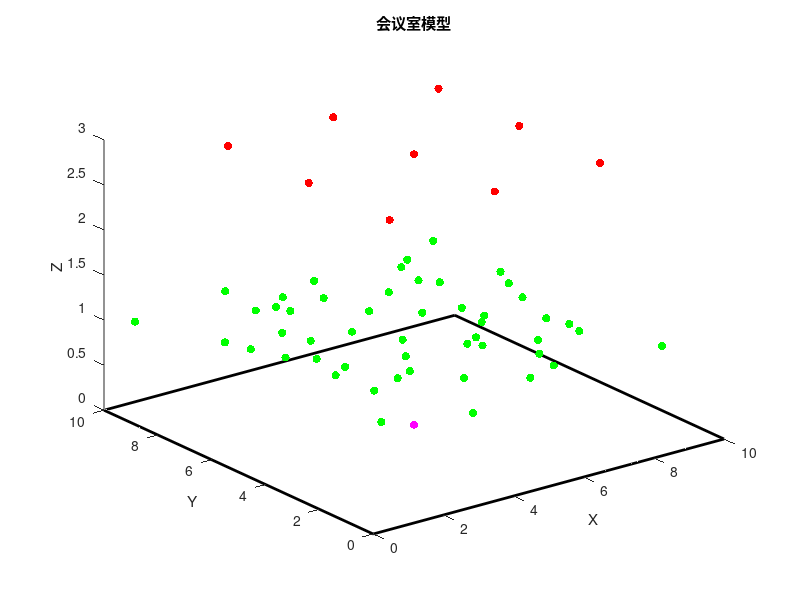
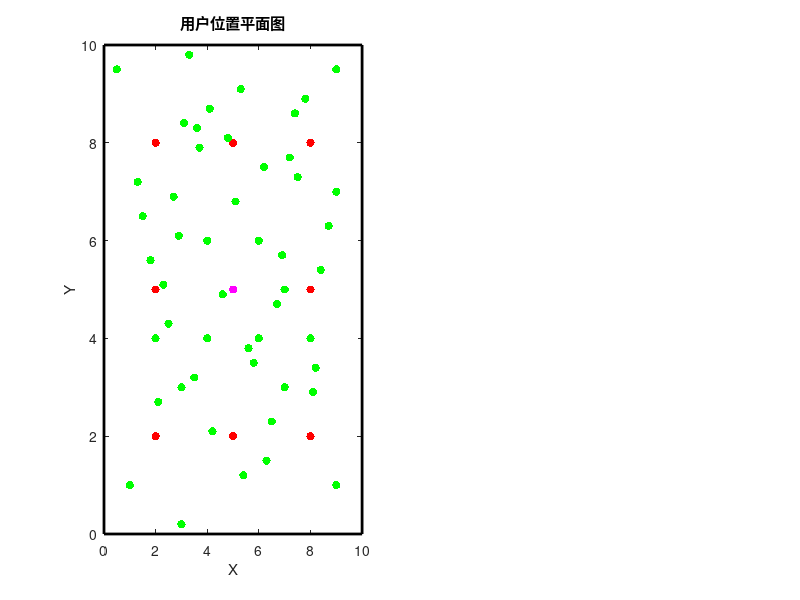

These figures' MATLAB source, in order:
%%房间
roomSize=[10,10,3];%房间大小10×10×4.7

%LD位置参数
LD1=[2,2,3];
LD2=[5,2,3];
LD3=[8,2,3];
LD4=[2,5,3];
LD5=[5,5,3];
LD6=[8,5,3];
LD7=[2,8,3];
LD8=[5,8,3];
LD9=[8,8,3];
%RF AP位置参数
WIFI=[5,5,0];

%用户位置参数（终端离地面1m）
UE1=[0.5, 9.5, 1];
UE2=[3,3,1];
UE3=[3.6,8.3,1];
UE4=[8,4,1];
UE5=[5.4,1.2,1];
UE6 = [1, 1, 1];
UE7 = [9, 1, 1];
UE8 = [1.5, 6.5, 1];
UE9 = [9, 9.5, 1];
UE10 = [4, 4, 1];
UE11 = [6, 6, 1];
UE12 = [4, 6, 1];
UE13 = [6, 4, 1];
UE14 = [3.3, 9.8, 1];
UE15 = [7, 3, 1];
UE16 = [6.2, 7.5, 1];
UE17 = [2, 4, 1];
UE18 = [9, 7, 1];
UE19 = [3, 0.2, 1];
UE20 = [7, 5, 1];
UE21 = [2.1, 2.7, 1];
UE22 = [4.8, 8.1, 1];
UE23 = [6.5, 2.3, 1];
UE24 = [1.8, 5.6, 1];
UE25 = [8.2, 3.4, 1];
UE26 = [5.1, 6.8, 1];
UE27 = [3.7, 7.9, 1];
UE28 = [7.4, 8.6, 1];
UE29 = [2.5, 4.3, 1];
UE30 = [6.9, 5.7, 1];
UE31 = [4.2, 2.1, 1];
UE32 = [8.7, 6.3, 1];
UE33 = [3.1, 8.4, 1];
UE34 = [5.6, 3.8, 1];
UE35 = [2.9, 6.1, 1];
UE36 = [7.2, 7.7, 1];
UE37 = [4.6, 4.9, 1];
UE38 = [6.3, 1.5, 1];
UE39 = [1.3, 7.2, 1];
UE40 = [8.4, 5.4, 1];
UE41 = [5.3, 9.1, 1];
UE42 = [3.5, 3.2, 1];
UE43 = [7.8, 8.9, 1];
UE44 = [2.3, 5.1, 1];
UE45 = [6.7, 4.7, 1];
UE46 = [4.1, 8.7, 1];
UE47 = [8.1, 2.9, 1];
UE48 = [2.7, 6.9, 1];
UE49 = [5.8, 3.5, 1];
UE50 = [7.5, 7.3, 1];


% 创建图形窗口
figure;

% 绘制房间边界
room = [0, 0, 0; 0, roomSize(2), 0; roomSize(1), roomSize(2), 0; roomSize(1), 0, 0; 0, 0, 0];
plot3(room(:,1), room(:,2), room(:,3), 'k-', 'LineWidth', 2);
hold on;

% 绘制AP
scatter3(LD1(1), LD1(2), LD1(3), 'r', 'filled');
scatter3(LD2(1), LD2(2), LD2(3), 'r', 'filled');
scatter3(LD3(1), LD3(2), LD3(3), 'r', 'filled');
scatter3(LD4(1), LD4(2), LD4(3), 'r', 'filled');
scatter3(LD5(1), LD5(2), LD5(3), 'r', 'filled');
scatter3(LD6(1), LD6(2), LD6(3), 'r', 'filled');
scatter3(LD7(1), LD7(2), LD7(3), 'r', 'filled');
scatter3(LD8(1), LD8(2), LD8(3), 'r', 'filled');
scatter3(LD9(1), LD9(2), LD9(3), 'r', 'filled');
% scatter3(LED2(1), LED2(2), LED2(3), 'g', 'filled');
% scatter3(LED3(1), LED3(2), LED3(3), 'b', 'filled');
% scatter3(LED4(1), LED4(2), LED4(3), 'k', 'filled');
% scatter3(LED5(1), LED5(2), LED5(3), 'y', 'filled');
scatter3(WIFI(1), WIFI(2), WIFI(3), 'm', 'filled');

% 绘制用户
scatter3(UE1(1), UE1(2), UE1(3), 'g', 'filled');
scatter3(UE2(1), UE2(2), UE2(3), 'g', 'filled');
scatter3(UE3(1), UE3(2), UE3(3), 'g', 'filled');
scatter3(UE4(1), UE4(2), UE4(3), 'g', 'filled');
scatter3(UE5(1), UE5(2), UE5(3), 'g', 'filled');
scatter3(UE6(1), UE6(2), UE6(3), 'g', 'filled');
scatter3(UE7(1), UE7(2), UE7(3), 'g', 'filled');
scatter3(UE8(1), UE8(2), UE8(3), 'g', 'filled');
scatter3(UE9(1), UE9(2), UE9(3), 'g', 'filled');
scatter3(UE10(1), UE10(2), UE10(3), 'g', 'filled');
scatter3(UE11(1), UE11(2), UE11(3), 'g', 'filled');
scatter3(UE12(1), UE12(2), UE12(3), 'g', 'filled');
scatter3(UE13(1), UE13(2), UE13(3), 'g', 'filled');
scatter3(UE14(1), UE14(2), UE14(3), 'g', 'filled');
scatter3(UE15(1), UE15(2), UE15(3), 'g', 'filled');
scatter3(UE16(1), UE16(2), UE16(3), 'g', 'filled');
scatter3(UE17(1), UE17(2), UE17(3), 'g', 'filled');
scatter3(UE18(1), UE18(2), UE18(3), 'g', 'filled');
scatter3(UE19(1), UE19(2), UE19(3), 'g', 'filled');
scatter3(UE20(1), UE20(2), UE20(3), 'g', 'filled');
scatter3(UE21(1), UE21(2), UE21(3), 'g', 'filled');
scatter3(UE22(1), UE22(2), UE22(3), 'g', 'filled');
scatter3(UE23(1), UE23(2), UE23(3), 'g', 'filled');
scatter3(UE24(1), UE24(2), UE24(3), 'g', 'filled');
scatter3(UE25(1), UE25(2), UE25(3), 'g', 'filled');
scatter3(UE26(1), UE26(2), UE26(3), 'g', 'filled');
scatter3(UE27(1), UE27(2), UE27(3), 'g', 'filled');
scatter3(UE28(1), UE28(2), UE28(3), 'g', 'filled');
scatter3(UE29(1), UE29(2), UE29(3), 'g', 'filled');
scatter3(UE30(1), UE30(2), UE30(3), 'g', 'filled');
scatter3(UE31(1), UE31(2), UE31(3), 'g', 'filled');
scatter3(UE32(1), UE32(2), UE32(3), 'g', 'filled');
scatter3(UE33(1), UE33(2), UE33(3), 'g', 'filled');
scatter3(UE34(1), UE34(2), UE34(3), 'g', 'filled');
scatter3(UE35(1), UE35(2), UE35(3), 'g', 'filled');
scatter3(UE36(1), UE36(2), UE36(3), 'g', 'filled');
scatter3(UE37(1), UE37(2), UE37(3), 'g', 'filled');
scatter3(UE38(1), UE38(2), UE38(3), 'g', 'filled');
scatter3(UE39(1), UE39(2), UE39(3), 'g', 'filled');
scatter3(UE40(1), UE40(2), UE40(3), 'g', 'filled');
scatter3(UE41(1), UE41(2), UE41(3), 'g', 'filled');
scatter3(UE42(1), UE42(2), UE42(3), 'g', 'filled');
scatter3(UE43(1), UE43(2), UE43(3), 'g', 'filled');
scatter3(UE44(1), UE44(2), UE44(3), 'g', 'filled');
scatter3(UE45(1), UE45(2), UE45(3), 'g', 'filled');
scatter3(UE46(1), UE46(2), UE46(3), 'g', 'filled');
scatter3(UE47(1), UE47(2), UE47(3), 'g', 'filled');
scatter3(UE48(1), UE48(2), UE48(3), 'g', 'filled');
scatter3(UE49(1), UE49(2), UE49(3), 'g', 'filled');
scatter3(UE50(1), UE50(2), UE50(3), 'g', 'filled');








% 设置坐标轴标签
xlabel('X');
ylabel('Y');
zlabel('Z');

% 设置图形标题
title('会议室模型');


% 图例
% legend([AP1, AP2, User]);

% 设置图形视角
view(3);

% 创建图形窗口
figure;

% 绘制平面图
subplot(1, 2, 1);
% 绘制房间边界
room = [0, 0, 0; 0, roomSize(2), 0; roomSize(1), roomSize(2), 0; roomSize(1), 0, 0; 0, 0, 0];
plot(room(:, 1), room(:, 2), 'k-', 'LineWidth', 2);
hold on;

% 绘制AP
scatter(LD1(1), LD1(2), 'r', 'filled');
scatter(LD2(1), LD2(2), 'r', 'filled');
scatter(LD3(1), LD3(2), 'r', 'filled');
scatter(LD4(1), LD4(2), 'r', 'filled');
scatter(LD5(1), LD5(2), 'r', 'filled');
scatter(LD6(1), LD6(2), 'r', 'filled');
scatter(LD7(1), LD7(2), 'r', 'filled');
scatter(LD8(1), LD8(2), 'r', 'filled');
scatter(LD9(1), LD9(2), 'r', 'filled');

% 绘制RF AP
scatter(WIFI(1), WIFI(2), 'm', 'filled');

% 绘制用户
scatter(UE1(1), UE1(2), 'g', 'filled');
scatter(UE2(1), UE2(2), 'g', 'filled');
scatter(UE3(1), UE3(2), 'g', 'filled');
scatter(UE4(1), UE4(2), 'g', 'filled');
scatter(UE5(1), UE5(2), 'g', 'filled');
scatter(UE6(1), UE6(2), 'g', 'filled');
scatter(UE7(1), UE7(2), 'g', 'filled');
scatter(UE8(1), UE8(2), 'g', 'filled');
scatter(UE9(1), UE9(2), 'g', 'filled');
scatter(UE10(1), UE10(2), 'g', 'filled');
scatter(UE11(1), UE11(2), 'g', 'filled');
scatter(UE12(1), UE12(2), 'g', 'filled');
scatter(UE13(1), UE13(2), 'g', 'filled');
scatter3(UE14(1), UE14(2), UE14(3), 'g', 'filled');
scatter3(UE15(1), UE15(2), UE15(3), 'g', 'filled');
scatter3(UE16(1), UE16(2), UE16(3), 'g', 'filled');
scatter3(UE17(1), UE17(2), UE17(3), 'g', 'filled');
scatter3(UE18(1), UE18(2), UE18(3), 'g', 'filled');
scatter3(UE19(1), UE19(2), UE19(3), 'g', 'filled');
scatter3(UE20(1), UE20(2), UE20(3), 'g', 'filled');
scatter3(UE21(1), UE21(2), UE21(3), 'g', 'filled');
scatter3(UE22(1), UE22(2), UE22(3), 'g', 'filled');
scatter3(UE23(1), UE23(2), UE23(3), 'g', 'filled');
scatter3(UE24(1), UE24(2), UE24(3), 'g', 'filled');
scatter3(UE25(1), UE25(2), UE25(3), 'g', 'filled');
scatter3(UE26(1), UE26(2), UE26(3), 'g', 'filled');
scatter3(UE27(1), UE27(2), UE27(3), 'g', 'filled');
scatter3(UE28(1), UE28(2), UE28(3), 'g', 'filled');
scatter3(UE29(1), UE29(2), UE29(3), 'g', 'filled');
scatter3(UE30(1), UE30(2), UE30(3), 'g', 'filled');
scatter3(UE31(1), UE31(2), UE31(3), 'g', 'filled');
scatter3(UE32(1), UE32(2), UE32(3), 'g', 'filled');
scatter3(UE33(1), UE33(2), UE33(3), 'g', 'filled');
scatter3(UE34(1), UE34(2), UE34(3), 'g', 'filled');
scatter3(UE35(1), UE35(2), UE35(3), 'g', 'filled');
scatter3(UE36(1), UE36(2), UE36(3), 'g', 'filled');
scatter3(UE37(1), UE37(2), UE37(3), 'g', 'filled');
scatter3(UE38(1), UE38(2), UE38(3), 'g', 'filled');
scatter3(UE39(1), UE39(2), UE39(3), 'g', 'filled');
scatter3(UE40(1), UE40(2), UE40(3), 'g', 'filled');
scatter3(UE41(1), UE41(2), UE41(3), 'g', 'filled');
scatter3(UE42(1), UE42(2), UE42(3), 'g', 'filled');
scatter3(UE43(1), UE43(2), UE43(3), 'g', 'filled');
scatter3(UE44(1), UE44(2), UE44(3), 'g', 'filled');
scatter3(UE45(1), UE45(2), UE45(3), 'g', 'filled');
scatter3(UE46(1), UE46(2), UE46(3), 'g', 'filled');
scatter3(UE47(1), UE47(2), UE47(3), 'g', 'filled');
scatter3(UE48(1), UE48(2), UE48(3), 'g', 'filled');
scatter3(UE49(1), UE49(2), UE49(3), 'g', 'filled');
scatter3(UE50(1), UE50(2), UE50(3), 'g', 'filled');

% 设置坐标轴标签
xlabel('X');
ylabel('Y');

% 设置图形标题
title('用户位置平面图');

% 设置图形视角
view(2);
